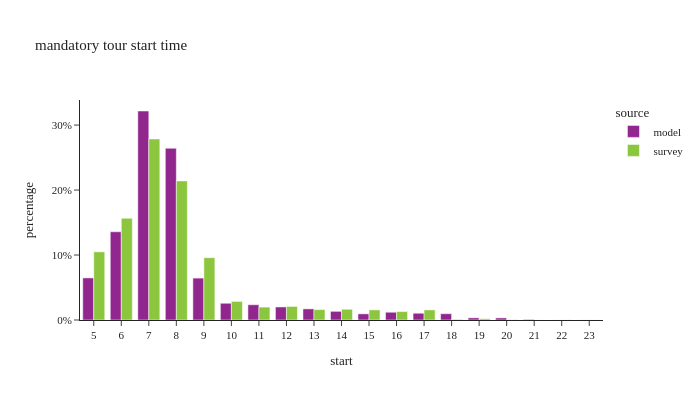

The cell this chart's notebook holds for it:
### Code cell
df_plot = m_tour_data.groupby(['source','start'])[['tour_weight']].sum().reset_index()
df_plot['percentage'] = df_plot.groupby(['source'], group_keys=False)['tour_weight']. \
    apply(lambda x: x / float(x.sum()))

fig = px.bar(df_plot, x="start", y="percentage", color="source",barmode="group",
             title="mandatory tour start time")
fig.for_each_annotation(lambda a: a.update(text = a.text.split("=")[-1]))
fig.update_layout(height=400, width=700, yaxis=dict(tickformat=".0%"), xaxis=dict(dtick="1"))
fig.show()

### Figure 1 — Plotly figure (JSON) as saved in the notebook; plotly's stock layout.template omitted (floating-point values rounded to 4 significant figures)
{"data": [{"alignmentgroup": "True", "hovertemplate": "source=model<br>start=%{x}<br>percentage=%{y}<extra></extra>", "legendgroup": "model", "marker": {"color": "#91268F", "pattern": {"shape": ""}}, "name": "model", "offsetgroup": "model", "orientation": "v", "showlegend": true, "textposition": "auto", "type": "bar", "x": [5.0, 6.0, 7.0, 8.0, 9.0, 10.0, 11.0, 12.0, 13.0, 14.0, 15.0, 16.0, 17.0, 18.0, 19.0, 20.0, 21.0, 22.0, 23.0], "xaxis": "x", "y": [0.06479, 0.1358, 0.3217, 0.2644, 0.06449, 0.02578, 0.0235, 0.02007, 0.01709, 0.01332, 0.009498, 0.01194, 0.01041, 0.009679, 0.003354, 0.003237, 0.0008487, 5.762e-05, 8.784e-05], "yaxis": "y"}, {"alignmentgroup": "True", "hovertemplate": "source=survey<br>start=%{x}<br>percentage=%{y}<extra></extra>", "legendgroup": "survey", "marker": {"color": "#8CC63E", "pattern": {"shape": ""}}, "name": "survey", "offsetgroup": "survey", "orientation": "v", "showlegend": true, "textposition": "auto", "type": "bar", "x": [5.0, 6.0, 7.0, 8.0, 9.0, 10.0, 11.0, 12.0, 13.0, 14.0, 15.0, 16.0, 17.0, 18.0, 19.0, 20.0, 21.0, 22.0, 23.0], "xaxis": "x", "y": [0.105, 0.1565, 0.2787, 0.2141, 0.09592, 0.0286, 0.01988, 0.02087, 0.01602, 0.01653, 0.01556, 0.01298, 0.01557, 0.000984, 0.001938, 0.0004459, 6.463e-05, 0.00022, 0.0001336], "yaxis": "y"}], "layout": {"barmode": "group", "height": 400, "legend": {"title": {"text": "source"}, "tracegroupgap": 0}, "title": {"text": "mandatory tour start time"}, "width": 700, "xaxis": {"anchor": "y", "domain": [0.0, 1.0], "dtick": "1", "title": {"text": "start"}}, "yaxis": {"anchor": "x", "domain": [0.0, 1.0], "tickformat": ".0%", "title": {"text": "percentage"}}}}
